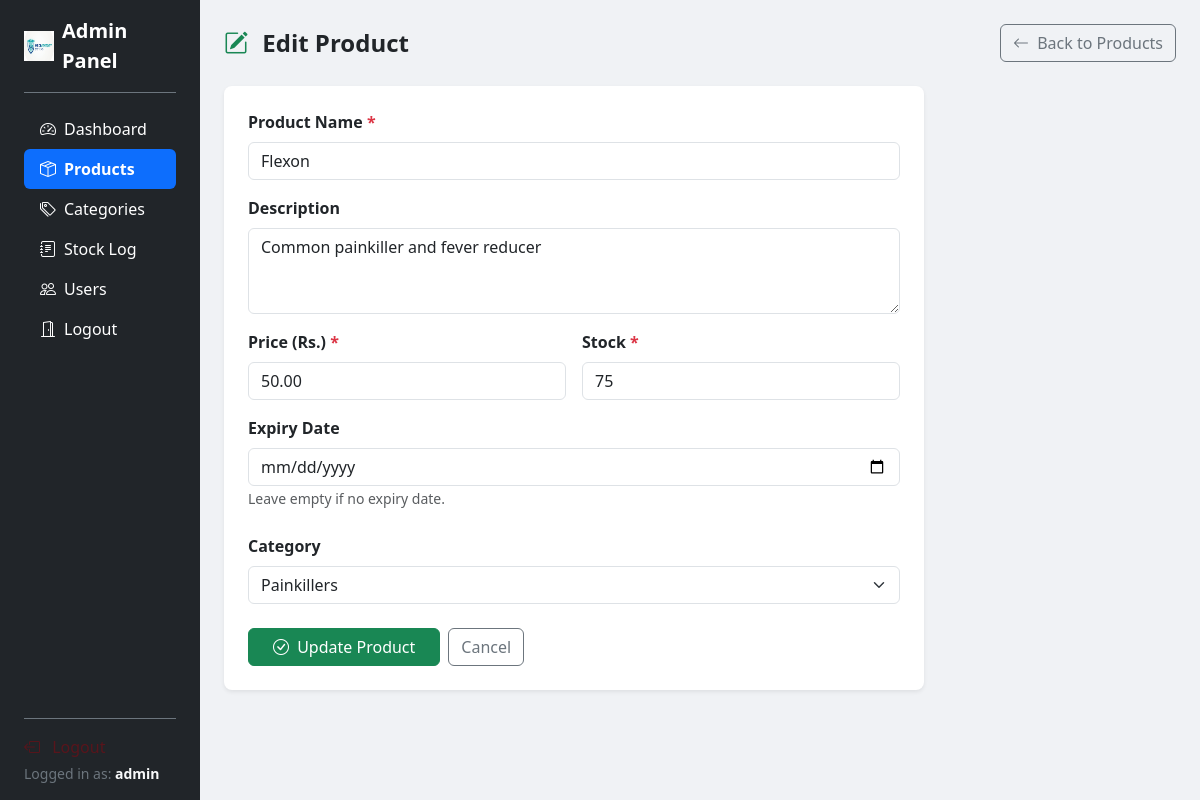
Screenshot of /add_product.php?id=1 (signed in) with the database file from the repository.
### tables this page shows
CREATE TABLE IF NOT EXISTS products (
    id INT UNSIGNED AUTO_INCREMENT PRIMARY KEY,
    product_name VARCHAR(255) NOT NULL,
    description TEXT,
    price DECIMAL(10,2) NOT NULL,
    stock INT NOT NULL DEFAULT 0,
    category_id INT UNSIGNED,
    expiry_date DATE NULL,
    created_at DATETIME DEFAULT CURRENT_TIMESTAMP,
    updated_at DATETIME DEFAULT CURRENT_TIMESTAMP ON UPDATE CURRENT_TIMESTAMP,
    FOREIGN KEY (category_id) REFERENCES categories(id) ON DELETE SET NULL
);

CREATE TABLE IF NOT EXISTS categories (
    id INT UNSIGNED AUTO_INCREMENT PRIMARY KEY,
    name VARCHAR(100) NOT NULL UNIQUE,
    description TEXT,
    created_at TIMESTAMP DEFAULT CURRENT_TIMESTAMP
);

### add_product.php (the view, shortened to what this page needs)
<?php
require_once 'db.php';
$is_edit = false;
$product = [
    'id'           => '',
    'product_name' => '',
    'description'  => '',
    'price'        => '',
    'stock'        => '',
    'expiry_date'  => '',
    'category_id'  => ''
];
if (isset($_GET['id']) && is_numeric($_GET['id'])) {
    $id = (int) $_GET['id'];
    $stmt = mysqli_prepare($conn, "SELECT * FROM products WHERE id = ?");
    mysqli_stmt_bind_param($stmt, "i", $id);
    mysqli_stmt_execute($stmt);
    $result  = mysqli_stmt_get_result($stmt);
    $product = mysqli_fetch_assoc($result);
    $is_edit = true;
}
$categories_result = mysqli_query($conn, "SELECT id, name FROM categories ORDER BY name ASC");
?>
<!DOCTYPE html>
<html lang="en">
<head>
    <link href="https://cdn.jsdelivr.net/npm/bootstrap@5.3.3/dist/css/bootstrap.min.css" rel="stylesheet">
    <link href="https://cdn.jsdelivr.net/npm/bootstrap-icons@1.11.3/font/bootstrap-icons.css" rel="stylesheet">
</head>
<body>
<div class="container-fluid">
    <div class="row flex-nowrap">
        <?php require_once 'includes/sidebar.php'; ?>
        <div class="col py-4 px-4">
            <div class="d-flex align-items-center justify-content-between mb-4">
                <h4 class="fw-bold mb-0">
                    <i class="bi bi-<?= $is_edit ? 'pencil-square' : 'plus-circle' ?> me-2 text-success"></i>
                    <?= $is_edit ? 'Edit Product' : 'Add New Product' ?>
                </h4>
                <a href="products.php" class="btn btn-outline-secondary">
                    <i class="bi bi-arrow-left me-1"></i> Back to Products
                </a>
            </div>
            <div class="card shadow-sm border-0 rounded-3" style="max-width: 700px;">
                <div class="card-body p-4">
                    <form method="POST" action="add_product.php">
                        <div class="mb-3">
                            <label class="form-label fw-semibold">
                                Product Name <span class="text-danger">*</span>
                            </label>
                            <input type="text" name="product_name" class="form-control"
                                   value="<?= htmlspecialchars($product['product_name']) ?>"
                                   placeholder="e.g. Paracetamol 500mg" required>
                        </div>
                        <div class="mb-3">
                            <label class="form-label fw-semibold">Description</label>
                            <textarea name="description" class="form-control" rows="3"
                                      placeholder="Short product description..."
                            ><?= htmlspecialchars($product['description']) ?></textarea>
                        </div>
                        <div class="row g-3 mb-3">
                            <div class="col-md-6">
                                <label class="form-label fw-semibold">
                                    Price (Rs.) <span class="text-danger">*</span>
                                </label>
                                <input type="number" name="price" class="form-control"
                                       step="0.01" min="0"
                                       value="<?= htmlspecialchars($product['price']) ?>"
                                       placeholder="0.00" required>
                            </div>
                            <div class="col-md-6">
                                <label class="form-label fw-semibold">
                                    Stock <span class="text-danger">*</span>
                                </label>
                                <input type="number" name="stock" class="form-control" min="0"
                                       value="<?= htmlspecialchars($product['stock']) ?>"
                                       placeholder="0" required>
                            </div>
                        </div>
                        <div class="mb-4">
                            <label class="form-label fw-semibold">Expiry Date</label>
                            <input type="date" name="expiry_date" class="form-control"
                                   value="<?= htmlspecialchars($product['expiry_date'] ?? '') ?>">
                            <small class="text-muted">Leave empty if no expiry date.</small>
                        </div>
                        <div class="mb-4">
                            <label class="form-label fw-semibold">Category</label>
                            <select name="category_id" class="form-select">
                                <?php while ($cat = mysqli_fetch_assoc($categories_result)): ?>
                                    <option value="<?= $cat['id'] ?>"
                                        <?= ($product['category_id'] == $cat['id']) ? 'selected' : '' ?>>
                                        <?= htmlspecialchars($cat['name']) ?>
                                    </option>
                                <?php endwhile; ?>
                            </select>
                        </div>
                        <div class="d-flex gap-2">
                            <button type="submit" class="btn btn-success px-4">
                                <i class="bi bi-check-circle me-1"></i>
                                <?= $is_edit ? 'Update Product' : 'Add Product' ?>
                            </button>
                            <a href="products.php" class="btn btn-outline-secondary">Cancel</a>
                        </div>
                    </form>
                </div>
            </div>
        </div>
    </div>
</div>
</body>
</html>

### add_product.php (style rules this page uses)
body { background-color: #f0f2f5; }

### rows the page displays
products: product_name "Flexon", description "Common painkiller and fever reducer", price "50.00", stock "75", category_id "Painkillers"

### other values shown
$label "Dashboard Products Categories Stock Log Users Logout"
$_SESSION['username'] "admin"
